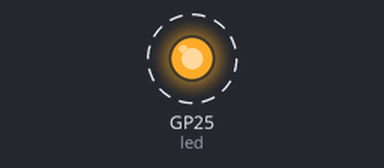
Bench run of a program on a simulated Raspberry Pi Pico running MicroPython. On the bench: output pins drawn as LEDs (lit = HIGH). Dashed ring = blinking. Threads take turns every 2 ms; what the program prints to the serial console is not drawn.

Above: at 0.5 s.
Timing chart, 0 to 4.6 s (numbered marks = the images above):
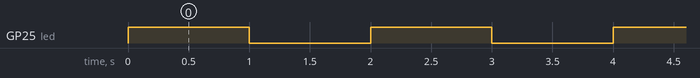

The program:

______.py
```python
"""
一个简单的 MicroPython 双核示例
"""


import _thread
import time
from machine import Pin
# 定义将在 Core 1 上运行的任务
def task_on_core1():
    led = Pin(25, Pin.OUT)
    while True:
        led.toggle()
        time.sleep(1)  # 快速闪烁

# 在 Core 0 上运行的主程序
def main():
    # 启动新线程，任务将在 Core 1 上执行
    _thread.start_new_thread(task_on_core1, ())

    # Core 0 继续执行其他任务
    counter = 0
    while True:
        print(f"Core 0 counting: {counter}")
        counter += 1
        time.sleep(1)  # 慢速计数

if __name__ == "__main__":
    main()
```

Measured:
- by itself, GP25 (led): alternates HIGH for 1.0 s and LOW for 1.0 s
